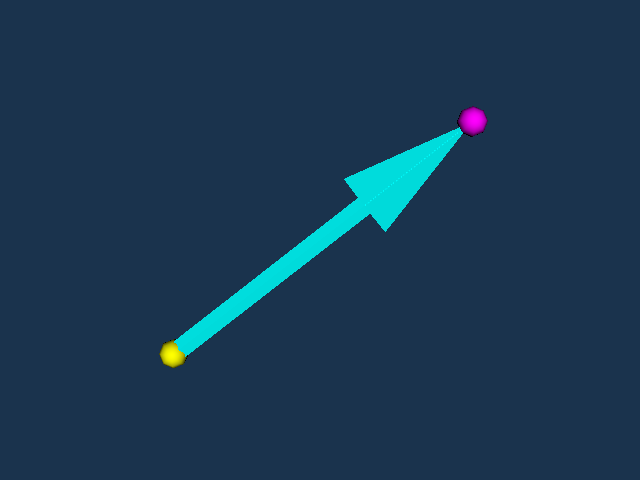

Reproduce this figure in Python.
#!/usr/bin/env python

# Orient an arrow between two random points, marking each endpoint with a
# sphere.  The arrow glyph (which points along +x by default) is rotated
# and scaled using a user matrix built from an orthonormal basis.

# Factory overrides: importing these modules registers the OpenGL rendering
# and interaction style implementations for vtkRenderingCore factory classes.
import vtkmodules.vtkInteractionStyle  # noqa: F401
import vtkmodules.vtkRenderingOpenGL2  # noqa: F401
# VTK pipeline classes used in this example
from vtkmodules.vtkCommonCore import (
    vtkMath,
    vtkMinimalStandardRandomSequence,
)
from vtkmodules.vtkCommonMath import vtkMatrix4x4
from vtkmodules.vtkCommonTransforms import vtkTransform
from vtkmodules.vtkFiltersSources import (
    vtkArrowSource,
    vtkSphereSource,
)
from vtkmodules.vtkRenderingCore import (
    vtkActor,
    vtkPolyDataMapper,
    vtkRenderWindow,
    vtkRenderWindowInteractor,
    vtkRenderer,
)

# Colors (normalized RGB)
cyan_rgb = (0.0, 1.0, 1.0)
yellow_rgb = (1.0, 1.0, 0.0)
magenta_rgb = (1.0, 0.0, 1.0)
background_rgb = (0.102, 0.2, 0.302)

# Source: create an arrow glyph (points along +x by default)
arrow_source = vtkArrowSource()

# Generate a random start and end point (seeded for reproducibility)
start_point = [0.0] * 3
end_point = [0.0] * 3
rng = vtkMinimalStandardRandomSequence()
rng.SetSeed(8775070)
for i in range(0, 3):
    rng.Next()
    start_point[i] = rng.GetRangeValue(-10, 10)
    rng.Next()
    end_point[i] = rng.GetRangeValue(-10, 10)

# Build an orthonormal basis so the arrow can be rotated to point from
# start_point to end_point.  The basis vectors form a rotation matrix that
# is combined with translation and scaling.
#
# Step 1 — X axis: the direction from start to end.
normalized_x = [0.0] * 3
normalized_y = [0.0] * 3
normalized_z = [0.0] * 3

vtkMath.Subtract(end_point, start_point, normalized_x)
length = vtkMath.Norm(normalized_x)
vtkMath.Normalize(normalized_x)

# Step 2 — Z axis: pick a random vector not parallel to X, compute Z = X × arbitrary.
arbitrary = [0.0] * 3
for i in range(0, 3):
    rng.Next()
    arbitrary[i] = rng.GetRangeValue(-10, 10)
vtkMath.Cross(normalized_x, arbitrary, normalized_z)
vtkMath.Normalize(normalized_z)

# Step 3 — Y axis: complete the right-handed basis with Y = Z × X.
vtkMath.Cross(normalized_z, normalized_x, normalized_y)

# Direction cosine matrix from the orthonormal basis
matrix = vtkMatrix4x4()
matrix.Identity()
matrix.SetElement(0, 0, normalized_x[0])
matrix.SetElement(1, 0, normalized_x[1])
matrix.SetElement(2, 0, normalized_x[2])
matrix.SetElement(0, 1, normalized_y[0])
matrix.SetElement(1, 1, normalized_y[1])
matrix.SetElement(2, 1, normalized_y[2])
matrix.SetElement(0, 2, normalized_z[0])
matrix.SetElement(1, 2, normalized_z[1])
matrix.SetElement(2, 2, normalized_z[2])

# Transform: translate to start, rotate via direction cosines, scale to length
transform = vtkTransform()
transform.Translate(start_point)
transform.Concatenate(matrix)
transform.Scale(length, length, length)

# Mapper and actor: oriented arrow (using SetUserMatrix for efficiency)
arrow_mapper = vtkPolyDataMapper()
arrow_mapper.SetInputConnection(arrow_source.GetOutputPort())

arrow_actor = vtkActor()
arrow_actor.SetMapper(arrow_mapper)
arrow_actor.SetUserMatrix(transform.GetMatrix())
arrow_actor.GetProperty().SetColor(cyan_rgb)

# Mapper and actor: sphere at start point
start_sphere_source = vtkSphereSource()
start_sphere_source.SetCenter(start_point)
start_sphere_source.SetRadius(0.8)

start_sphere_mapper = vtkPolyDataMapper()
start_sphere_mapper.SetInputConnection(start_sphere_source.GetOutputPort())

start_sphere_actor = vtkActor()
start_sphere_actor.SetMapper(start_sphere_mapper)
start_sphere_actor.GetProperty().SetColor(yellow_rgb)

# Mapper and actor: sphere at end point
end_sphere_source = vtkSphereSource()
end_sphere_source.SetCenter(end_point)
end_sphere_source.SetRadius(0.8)

end_sphere_mapper = vtkPolyDataMapper()
end_sphere_mapper.SetInputConnection(end_sphere_source.GetOutputPort())

end_sphere_actor = vtkActor()
end_sphere_actor.SetMapper(end_sphere_mapper)
end_sphere_actor.GetProperty().SetColor(magenta_rgb)

# Renderer: assemble the scene
renderer = vtkRenderer()
renderer.AddActor(arrow_actor)
renderer.AddActor(start_sphere_actor)
renderer.AddActor(end_sphere_actor)
renderer.SetBackground(background_rgb)

# Window
render_window = vtkRenderWindow()
render_window.AddRenderer(renderer)
render_window.SetWindowName("oriented arrow")
render_window.SetMultiSamples(0)
render_window.SetSize(640, 480)

# Interactor
render_window_interactor = vtkRenderWindowInteractor()
render_window_interactor.SetRenderWindow(render_window)

# Scene: configure the camera
renderer.ResetCamera()

render_window_interactor.Initialize()
render_window_interactor.Start()
